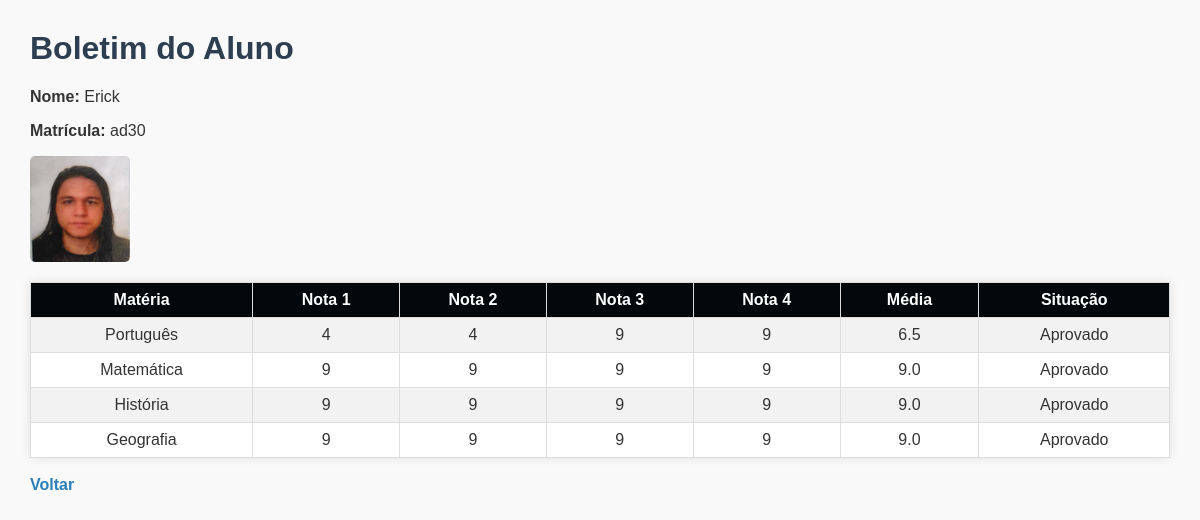
/buscar.php?matricula=ad30 (signed in), run on the app's committed database.
### tables this page shows
CREATE TABLE `alunos` (
  `id` int(11) NOT NULL,
  `matricula` varchar(20) DEFAULT NULL,
  `nome` varchar(100) DEFAULT NULL,
  `foto` varchar(255) DEFAULT NULL,
  `port1` float DEFAULT NULL,
  `port2` float DEFAULT NULL,
  `port3` float DEFAULT NULL,
  `port4` float DEFAULT NULL,
  `mat1` float DEFAULT NULL,
  `mat2` float DEFAULT NULL,
  `mat3` float DEFAULT NULL,
  `mat4` float DEFAULT NULL,
  `hist1` float DEFAULT NULL,
  `hist2` float DEFAULT NULL,
  `hist3` float DEFAULT NULL,
  `hist4` float DEFAULT NULL,
  `geo1` float DEFAULT NULL,
  `geo2` float DEFAULT NULL,
  `geo3` float DEFAULT NULL,
  `geo4` float DEFAULT NULL
);

### buscar.php (the view, shortened to what this page needs)
<?php
include 'db.php';
$matricula = mysqli_real_escape_string($conn, $_GET['matricula']);
$sql = "SELECT * FROM alunos WHERE matricula = '$matricula'";
$result = mysqli_query($conn, $sql);
$aluno = mysqli_fetch_assoc($result);
$media_port = ($aluno['port1'] + $aluno['port2'] + $aluno['port3'] + $aluno['port4']) / 4;
$situacao_port = $media_port >= 6 ? "Aprovado" : "Reprovado";
$media_mat = ($aluno['mat1'] + $aluno['mat2'] + $aluno['mat3'] + $aluno['mat4']) / 4;
$situacao_mat = $media_mat >= 6 ? "Aprovado" : "Reprovado";
$media_hist = ($aluno['hist1'] + $aluno['hist2'] + $aluno['hist3'] + $aluno['hist4']) / 4;
$situacao_hist = $media_hist >= 6 ? "Aprovado" : "Reprovado";
$media_geo = ($aluno['geo1'] + $aluno['geo2'] + $aluno['geo3'] + $aluno['geo4']) / 4;
$situacao_geo = $media_geo >= 6 ? "Aprovado" : "Reprovado";
?>
<!DOCTYPE html>
<html lang="pt-br">
<head>
    <link rel="stylesheet" href="style.css">
</head>
<body>
    <h1>Boletim do Aluno</h1>
    <p><strong>Nome:</strong> <?php echo $aluno['nome']; ?></p>
    <p><strong>Matrícula:</strong> <?php echo $aluno['matricula']; ?></p>
    <?php if ($aluno['foto']) { ?>
        <p><img src="uploads/<?php echo $aluno['foto']; ?>" width="100"></p>
    <?php } ?>
    <table border="1" cellpadding="10">
        <tr>
            <th>Matéria</th>
            <th>Nota 1</th>
            <th>Nota 2</th>
            <th>Nota 3</th>
            <th>Nota 4</th>
            <th>Média</th>
            <th>Situação</th>
        </tr>
        <tr>
            <td>Português</td>
            <td><?php echo $aluno['port1']; ?></td>
            <td><?php echo $aluno['port2']; ?></td>
            <td><?php echo $aluno['port3']; ?></td>
            <td><?php echo $aluno['port4']; ?></td>
            <td><?php echo number_format($media_port, 1); ?></td>
            <td><?php echo $situacao_port; ?></td>
        </tr>
        <tr>
            <td>Matemática</td>
            <td><?php echo $aluno['mat1']; ?></td>
            <td><?php echo $aluno['mat2']; ?></td>
            <td><?php echo $aluno['mat3']; ?></td>
            <td><?php echo $aluno['mat4']; ?></td>
            <td><?php echo number_format($media_mat, 1); ?></td>
            <td><?php echo $situacao_mat; ?></td>
        </tr>
        <tr>
            <td>História</td>
            <td><?php echo $aluno['hist1']; ?></td>
            <td><?php echo $aluno['hist2']; ?></td>
            <td><?php echo $aluno['hist3']; ?></td>
            <td><?php echo $aluno['hist4']; ?></td>
            <td><?php echo number_format($media_hist, 1); ?></td>
            <td><?php echo $situacao_hist; ?></td>
        </tr>
        <tr>
            <td>Geografia</td>
            <td><?php echo $aluno['geo1']; ?></td>
            <td><?php echo $aluno['geo2']; ?></td>
            <td><?php echo $aluno['geo3']; ?></td>
            <td><?php echo $aluno['geo4']; ?></td>
            <td><?php echo number_format($media_geo, 1); ?></td>
            <td><?php echo $situacao_geo; ?></td>
        </tr>
    </table>
    <br>
    <a href="index.php">Voltar</a>
</body>
</html>

### style.css (style rules this page uses)
body { font-family: Arial, sans-serif; margin: 30px; background-color: #f9f9f9; color: #333; }
h1 { color: #2c3e50; }
a { text-decoration: none; color: #2980b9; font-weight: bold; }
table { border-collapse: collapse; width: 100%; background: #fff; box-shadow: 0 0 10px rgba(0,0,0,0.1); }
th, td { border: 1px solid #ddd; padding: 8px; text-align: center; }
th { background-color: #02080c; color: white; }
tr:nth-child(even) { background-color: #f2f2f2; }
img { border-radius: 5px; }

### data on the page
alunos: nome "Erick", matricula "ad30", foto (picture), port1 "4", port2 "4", port3 "9", port4 "9", media_port "6.5", situacao_port "Aprovado", mat1 "9", mat2 "9", mat3 "9", mat4 "9", media_mat "9.0", situacao_mat "Aprovado", hist1 "9", hist2 "9", hist3 "9", hist4 "9", media_hist "9.0", situacao_hist "Aprovado", geo1 "9", geo2 "9", geo3 "9", geo4 "9", media_geo "9.0", situacao_geo "Aprovado"
